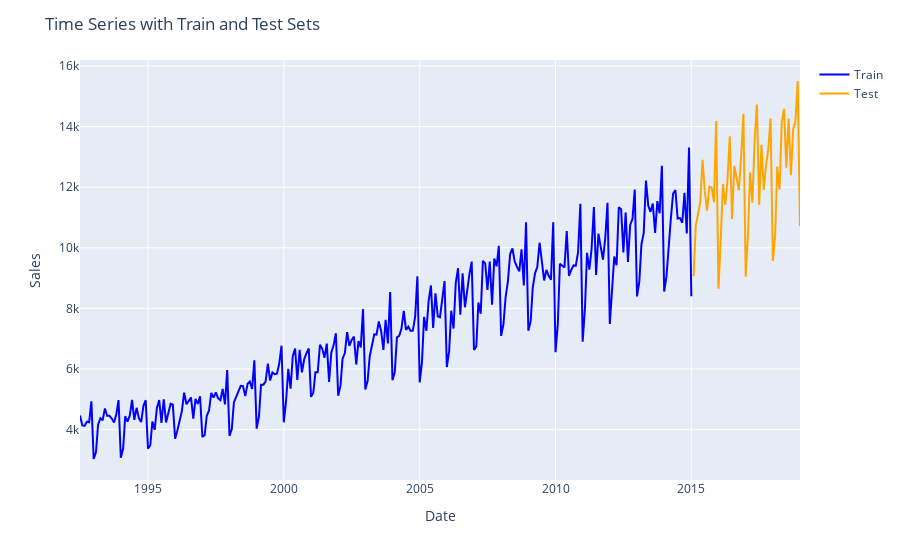

Notebook cell for this chart:
### Code cell
fig = px.line()

# Plot training set in blue
fig.add_scatter(x=X_train.index, y=y_train, mode='lines', name='Train', line=dict(color='blue'))

# Plot test set in orange
fig.add_scatter(x=X_test.index, y=y_test, mode='lines', name='Test', line=dict(color='orange'))

fig.update_layout(title='Time Series with Train and Test Sets',
                  xaxis_title='Date',
                  yaxis_title='Sales')

fig.show()

### Figure 1 — Plotly figure (JSON) as saved in the notebook; plotly's stock layout.template omitted (floating-point values rounded to 4 significant figures; data arrays with more than 128 entries replaced by an {"elided": "..."} marker saying what was removed)
{"data": [{"hovertemplate": "<extra></extra>", "legendgroup": "", "line": {"color": "#636efa", "dash": "solid"}, "marker": {"symbol": "circle"}, "mode": "lines", "name": "", "orientation": "v", "showlegend": false, "type": "scatter", "xaxis": "x", "yaxis": "y"}, {"line": {"color": "blue"}, "mode": "lines", "name": "Train", "type": "scatter", "x": {"elided": "271 str values"}, "y": {"elided": "271 int values"}}, {"line": {"color": "orange"}, "mode": "lines", "name": "Test", "type": "scatter", "x": ["2015-02-01T00:00:00", "2015-03-01T00:00:00", "2015-04-01T00:00:00", "2015-05-01T00:00:00", "2015-06-01T00:00:00", "2015-07-01T00:00:00", "2015-08-01T00:00:00", "2015-09-01T00:00:00", "2015-10-01T00:00:00", "2015-11-01T00:00:00", "2015-12-01T00:00:00", "2016-01-01T00:00:00", "2016-02-01T00:00:00", "2016-03-01T00:00:00", "2016-04-01T00:00:00", "2016-05-01T00:00:00", "2016-06-01T00:00:00", "2016-07-01T00:00:00", "2016-08-01T00:00:00", "2016-09-01T00:00:00", "2016-10-01T00:00:00", "2016-11-01T00:00:00", "2016-12-01T00:00:00", "2017-01-01T00:00:00", "2017-02-01T00:00:00", "2017-03-01T00:00:00", "2017-04-01T00:00:00", "2017-05-01T00:00:00", "2017-06-01T00:00:00", "2017-07-01T00:00:00", "2017-08-01T00:00:00", "2017-09-01T00:00:00", "2017-10-01T00:00:00", "2017-11-01T00:00:00", "2017-12-01T00:00:00", "2018-01-01T00:00:00", "2018-02-01T00:00:00", "2018-03-01T00:00:00", "2018-04-01T00:00:00", "2018-05-01T00:00:00", "2018-06-01T00:00:00", "2018-07-01T00:00:00", "2018-08-01T00:00:00", "2018-09-01T00:00:00", "2018-10-01T00:00:00", "2018-11-01T00:00:00", "2018-12-01T00:00:00", "2019-01-01T00:00:00"], "y": [9062, 10722, 11107, 11508, 12904, 11869, 11224, 12022, 11983, 11506, 14183, 8648, 10321, 12107, 11420, 12238, 13681, 10950, 12700, 12272, 11905, 13016, 14421, 9043, 10452, 12481, 11491, 13545, 14730, 11416, 13402, 11907, 12711, 13261, 14265, 9564, 10415, 12683, 11919, 14138, 14583, 12640, 14257, 12396, 13914, 14174, 15504, 10718]}], "layout": {"legend": {"tracegroupgap": 0}, "margin": {"t": 60}, "title": {"text": "Time Series with Train and Test Sets"}, "xaxis": {"anchor": "y", "domain": [0, 1], "title": {"text": "Date"}}, "yaxis": {"anchor": "x", "domain": [0, 1], "title": {"text": "Sales"}}}}
